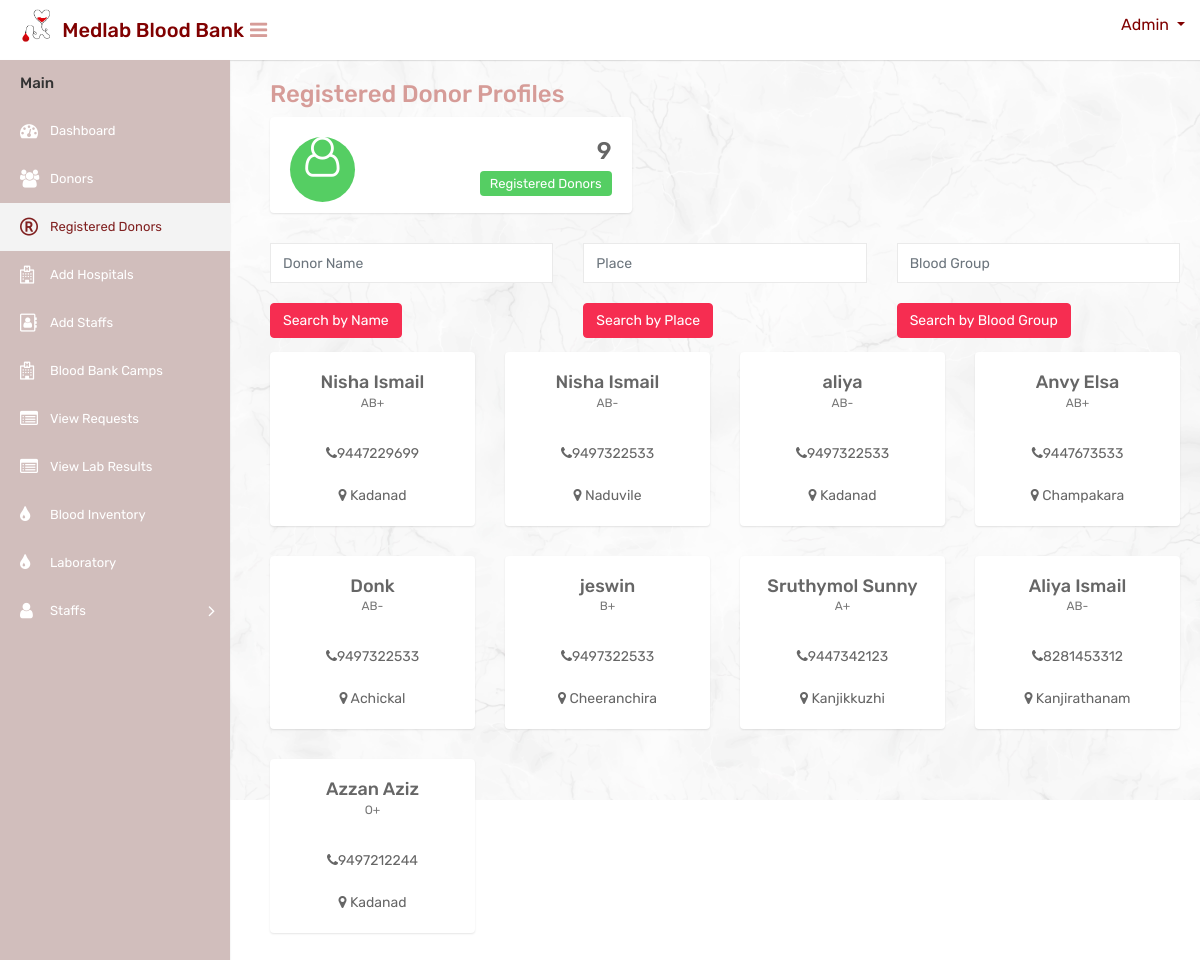
The page /registereddonortable on the database as committed earlier.
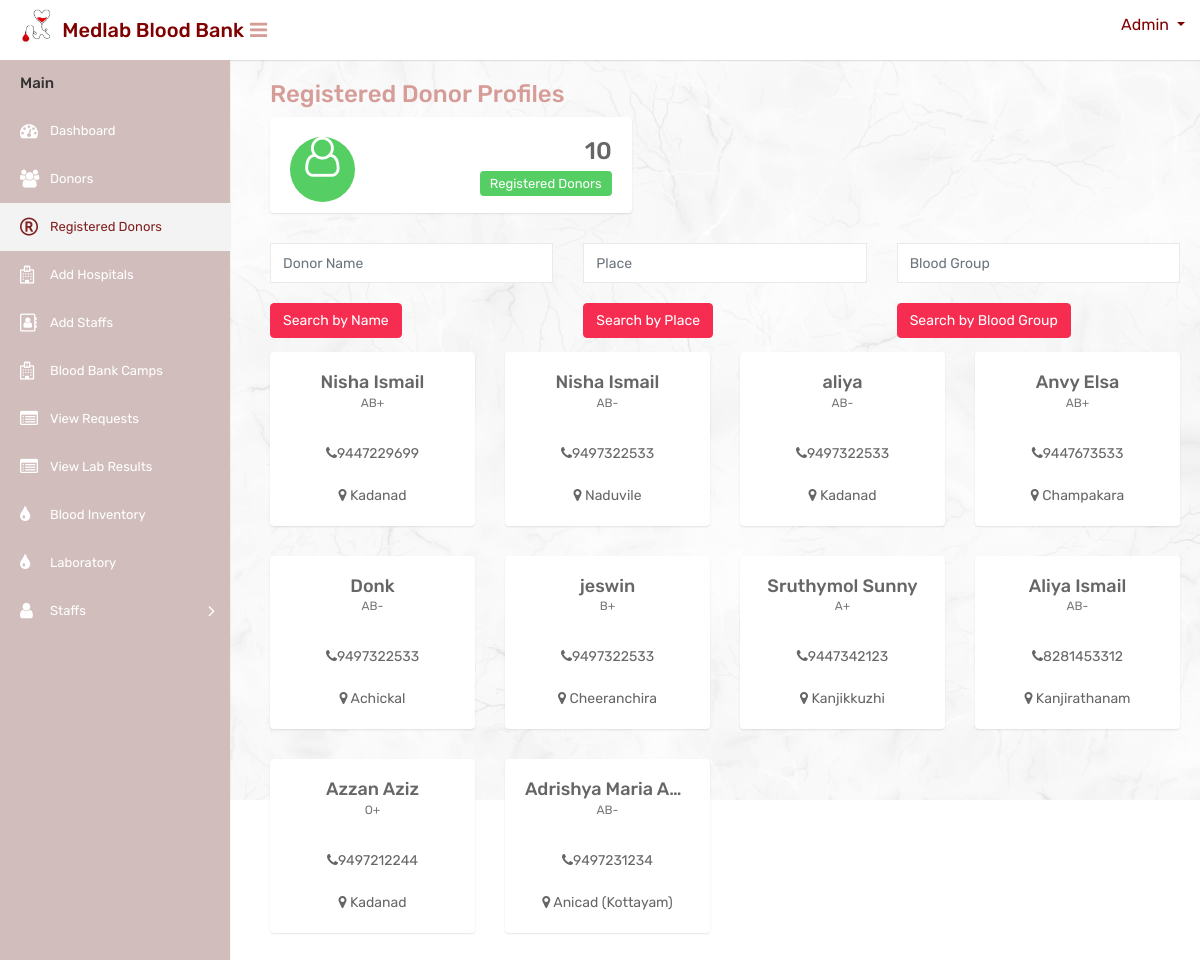
The same page on the database as committed later.
### website/models.py (models this page shows, shortened)
class Donor(models.Model):
    user = models.OneToOneField(CustomUser, on_delete=models.CASCADE, null=True)
    full_name = models.CharField(max_length=100)
    email = models.EmailField(unique=True)
    phone = models.CharField(max_length=15)
    blood_group = models.CharField(max_length=5)
    place = models.CharField(max_length=100)
    id_proof = models.FileField(upload_to='id_proofs/', null=True, blank=True)
    timestamp = models.DateTimeField(default=timezone.now)

### website/views.py (the view)
# urls.py: path('registereddonortable', registereddonortable, name='registereddonortable'),
def registereddonortable(request):
    donors = Donor.objects.all()
    donor_count = donors.count()
    return render(request, 'mainuser/registereddonortable.html', {'donors': donors, 'donor_count': donor_count})

### templates/mainuser/registereddonortable.html (shortened to what the changed rows need)
{% load static %}
<html>
<head>
        <link rel="stylesheet" type="text/css" href="{% static 'mainuser/css/bootstrap.min.css' %}">
        <link rel="stylesheet" type="text/css" href="{% static 'mainuser/css/font-awesome.min.css' %}">
        <link rel="stylesheet" type="text/css" href="{% static 'mainuser/css/style.css' %}">
</head>
<body>
    <div class="main-wrapper">
        <div class="page-wrapper" style="margin-top:30px;margin-left:270px;padding-right:20px">
            <div class="row">
                <div class="col-md-6 col-sm-6 col-lg-6 col-xl-5">
                    <div class="dash-widget">
                        <div class="dash-widget-info text-right">
                            <h3>{{ donor_count }}</h3>
                            <span class="widget-title2">Registered Donors </span>
                        </div>
                    </div>
                </div>
            </div>
            <div class="row">
            {% for donor in donors %}
            <div class="col-md-4 col-sm-4 col-lg-3">
                <div class="profile-widget">
                    <h4 class="doctor-name text-ellipsis">{{ donor.full_name }}</h4>
                    <div class="doc-prof">{{ donor.blood_group }}</div><br>
                    <div class="user-country">
                        <i class="fa fa-phone"></i>{{donor.phone}}<br><br>
                        <i class="fa fa-map-marker"></i> {{ donor.place }}
                    </div>
                </div>
            </div>
            {% endfor %}
        </div>
    </div>
</body>
</html>

Rows that differ between the two databases and show on the page:
added Donor: full_name "Adrishya Maria A…", blood_group "AB-", phone "9497231234", place "Anicad (Kottayam)"
Other text that changed with them:
{{ donor_count }}: "9" → "10"
